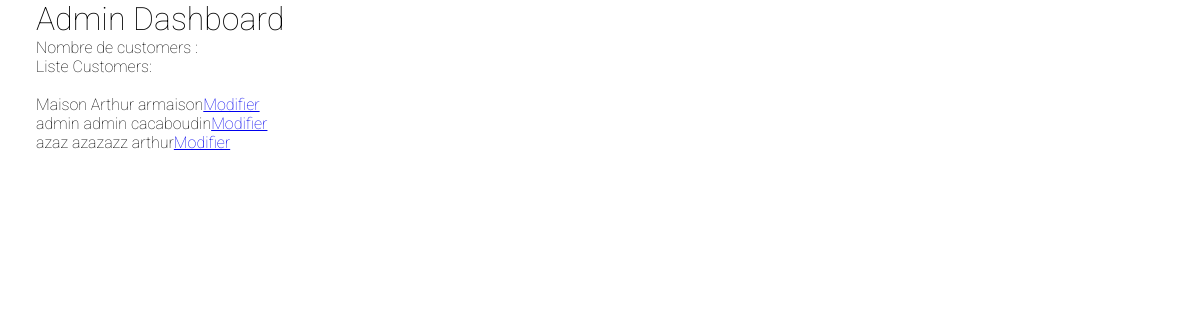
The app's page /admin.php with its own data.
### tables this page shows
CREATE TABLE `customer` (
  `id_customer` int(11) NOT NULL,
  `customer_lastname` varchar(255) DEFAULT NULL,
  `customer_firstname` varchar(255) DEFAULT NULL,
  `customer_username` varchar(50) NOT NULL,
  `customer_password` varchar(255) NOT NULL
);

### admin.php (the view, shortened to what this page needs)
<?php
include('config/config.php');
$bdd = new PDO('mysql:host=' . $host . ';port=' . $port . ';dbname=' . $dbname, $username, $password);
$requete = 'SELECT *
FROM customer
ORDER BY customer.id_customer DESC';
$resultats = $bdd->query($requete);
if ($resultats && $resultats->rowCount() > 0) {
    $tabcustomer = $resultats->fetchAll(PDO::FETCH_ASSOC);
}
?>
<!DOCTYPE html>
<html>
<head>
    <?php include 'element/head.php'; ?>
</head>
<body>
    <main class="main-content">
        <h1>Admin Dashboard</h1>
        <p>Nombre de customers : <?php echo $numCustomers; ?></p>
        <p>Liste Customers: <br><br>
            <?php
            foreach ($tabcustomer as $customer) {
                echo $customer['customer_lastname'] . ' ' . $customer['customer_firstname'] . ' ' . $customer['customer_username'] . '<a href="customer.php"<button class="button">Modifier</button></a><br> ';
            }
            ?></p>
    </main>
</body>
</html>

### element/head.php (shortened to what this page needs)
<link rel="stylesheet" href="css/style.css">

### css/style.css (style rules this page uses)
.main-content { padding-left: 3vw; }
* { font-family: 'Roboto', sans-serif; font-weight: 100; transition: all 1s; }
* { font-family: "Roboto", sans-serif; font-weight: 100; margin: 0; }

### records on screen
customer: customer_lastname "Maison", customer_firstname "Arthur", customer_username "armaison"
customer: customer_lastname "admin", customer_firstname "admin", customer_username "cacaboudin"
customer: customer_lastname "azaz", customer_firstname "azazazz", customer_username "arthur"
